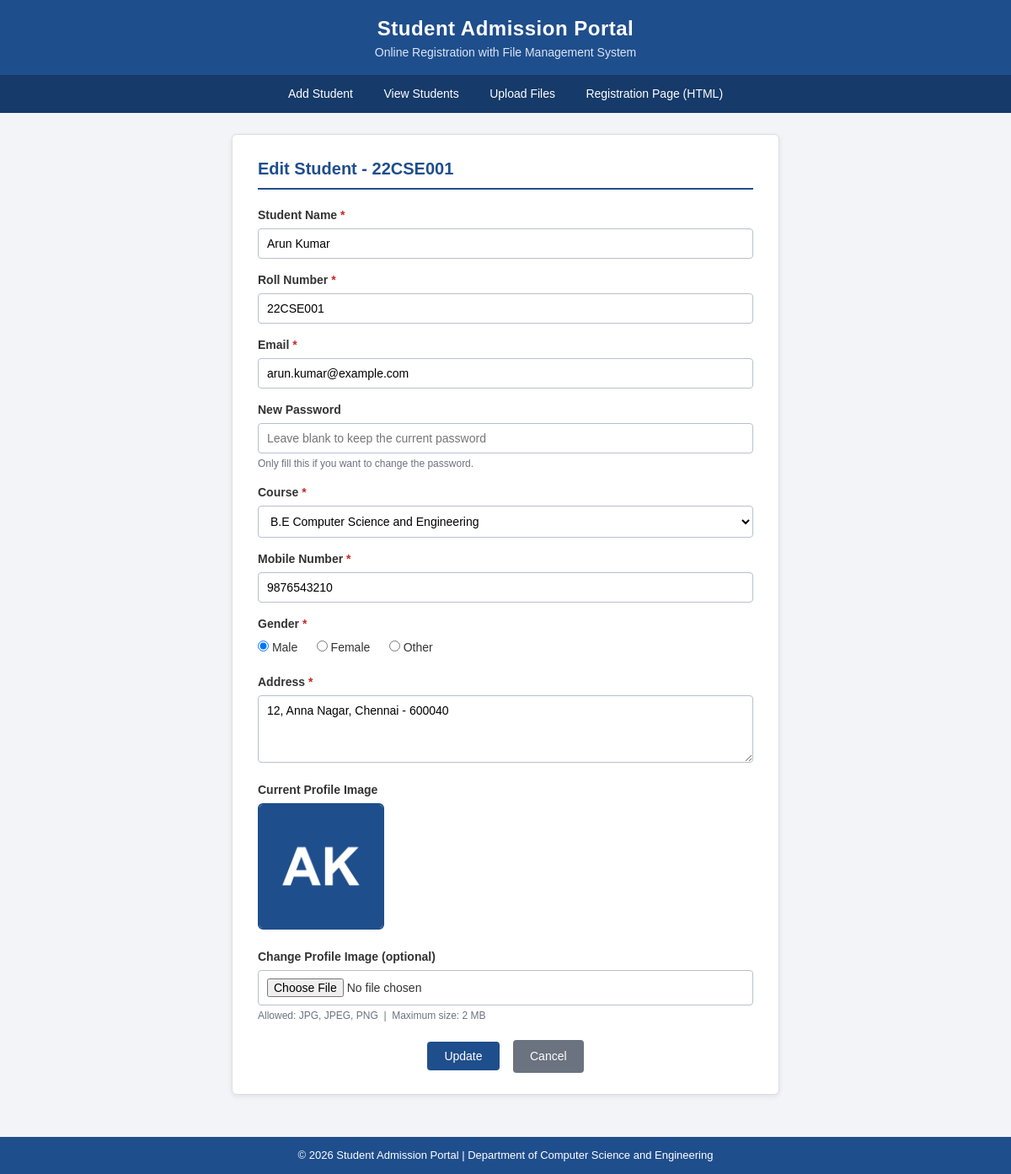
The app's page /PHP/edit_student.php?id=1 with its own data.
### tables this page shows
CREATE TABLE students (
    student_id    INT AUTO_INCREMENT,                  
    name          VARCHAR(100)  NOT NULL,              
    roll_number   VARCHAR(20)   NOT NULL,              
    email         VARCHAR(100)  NOT NULL,              
    password      VARCHAR(255)  NOT NULL,              
    course        VARCHAR(50)   NOT NULL,              
    mobile        CHAR(10)      NOT NULL,              
    gender        ENUM('Male','Female','Other') NOT NULL,
    address       TEXT          NOT NULL,              
    profile_image VARCHAR(255)  DEFAULT NULL,          
    created_at    TIMESTAMP     NOT NULL DEFAULT CURRENT_TIMESTAMP,  

     
    CONSTRAINT pk_students PRIMARY KEY (student_id),

     
    CONSTRAINT uq_students_roll  UNIQUE (roll_number),
    CONSTRAINT uq_students_email UNIQUE (email)
);

### PHP/db.php (called while the page is built, shortened)
<?php
function e($text)
{
    return htmlspecialchars((string)$text, ENT_QUOTES, 'UTF-8');
}

### PHP/edit_student.php (the view, shortened to what this page needs)
<?php
require_once 'db.php';
$id = filter_input(INPUT_GET, 'id', FILTER_VALIDATE_INT);
try {
    $stmt = $conn->prepare('SELECT * FROM students WHERE student_id = ?');
    $stmt->bind_param('i', $id);
    $stmt->execute();
    $student = $stmt->get_result()->fetch_assoc();
} catch (mysqli_sql_exception $ex) {
    set_flash('error', 'Database error: ' . $ex->getMessage());
    redirect('view_students.php');
}
$values = $_SESSION['old_input'] ?? $student;
include 'header.php';
?>
<div class="card form-card">
    <h2>Edit Student - <?php echo e($student['roll_number']); ?></h2>
    <form action="update_student.php" method="post" enctype="multipart/form-data"
          onsubmit="return validateForm('edit')" novalidate>
        <div class="form-group">
            <label for="name">Student Name <span class="required">*</span></label>
            <input type="text" id="name" name="name" maxlength="100" value="<?php echo e($values['name']); ?>">
        </div>
        <div class="form-group">
            <label for="roll_number">Roll Number <span class="required">*</span></label>
            <input type="text" id="roll_number" name="roll_number" maxlength="20" value="<?php echo e($values['roll_number']); ?>">
        </div>
        <div class="form-group">
            <label for="email">Email <span class="required">*</span></label>
            <input type="email" id="email" name="email" maxlength="100" value="<?php echo e($values['email']); ?>">
        </div>
        <div class="form-group">
            <label for="password">New Password</label>
            <input type="password" id="password" name="password" maxlength="50" placeholder="Leave blank to keep the current password">
            <span class="hint">Only fill this if you want to change the password.</span>
        </div>
        <div class="form-group">
            <label for="course">Course <span class="required">*</span></label>
            <select id="course" name="course">
                <?php foreach (COURSES as $course): ?>
                    <option value="<?php echo e($course); ?>" <?php echo ($values['course'] === $course) ? 'selected' : ''; ?>>
                        <?php echo e($course); ?>
                    </option>
                <?php endforeach; ?>
            </select>
        </div>
        <div class="form-group">
            <label for="mobile">Mobile Number <span class="required">*</span></label>
            <input type="text" id="mobile" name="mobile" maxlength="10" value="<?php echo e($values['mobile']); ?>">
        </div>
        <div class="form-group">
            <label>Gender <span class="required">*</span></label>
            <div class="radio-group">
                <?php foreach (GENDERS as $gender): ?>
                    <label>
                        <input type="radio" name="gender" value="<?php echo $gender; ?>"
                            <?php echo ($values['gender'] === $gender) ? 'checked' : ''; ?>>
                        <?php echo $gender; ?>
                    </label>
                <?php endforeach; ?>
            </div>
        </div>
        <div class="form-group">
            <label for="address">Address <span class="required">*</span></label>
            <textarea id="address" name="address" rows="3"><?php echo e($values['address']); ?></textarea>
        </div>
        <div class="form-group">
            <label>Current Profile Image</label>
            <?php if (!empty($student['profile_image']) && is_file(__DIR__ . '/' . $student['profile_image'])): ?>
                <img src="<?php echo e($student['profile_image']); ?>" class="profile-img" alt="Current photo">
            <?php else: ?>
                <span class="no-image large">No Image</span>
            <?php endif; ?>
        </div>
        <div class="form-group">
            <label for="profile_image">Change Profile Image (optional)</label>
            <input type="file" id="profile_image" name="profile_image" accept=".jpg,.jpeg,.png"
                   onchange="previewImage(this, 'imagePreview')">
            <span class="hint">Allowed: JPG, JPEG, PNG &nbsp;|&nbsp; Maximum size: 2 MB</span>
        </div>
        <div class="button-row">
            <input type="submit" class="btn btn-primary" value="Update">
            <a href="student_details.php?id=<?php echo $student['student_id']; ?>" class="btn btn-secondary">Cancel</a>
        </div>
    </form>
</div>
<?php include 'footer.php'; ?>

### Frontend/style.css (style rules this page uses)
* { margin: 0; padding: 0; box-sizing: border-box; }
body { font-family: Arial, Helvetica, sans-serif; background-color: #f2f4f7; color: #333333; line-height: 1.5; min-height: 100vh; display: flex; flex-direction: column; }
a { color: #1f4e8c; }
.card { background-color: #ffffff; border: 1px solid #d9dee5; border-radius: 6px; box-shadow: 0 2px 6px rgba(0, 0, 0, 0.08); padding: 25px 30px; margin: 0 auto 25px auto; }
.form-card { max-width: 650px; }
.card h2 { color: #1f4e8c; font-size: 20px; border-bottom: 2px solid #1f4e8c; padding-bottom: 8px; margin-bottom: 20px; }
.form-group { margin-bottom: 15px; }
.form-group label { display: block; font-weight: bold; font-size: 14px; margin-bottom: 5px; }
.required { color: #c62828; }
.form-group input[type="text"], .form-group input[type="email"], .form-group input[type="password"], .form-group input[type="file"], .form-group select, .form-group textarea { width: 100%; padding: 9px 10px; font-size: 14px; border: 1px solid #b8c0cc; border-radius: 4px; background-color: #ffffff; font-family: inherit; }
.form-group textarea { resize: vertical; min-height: 80px; }
.radio-group label { display: inline-block; font-weight: normal; margin-right: 18px; }
.hint { display: block; font-size: 12px; color: #6b7280; margin-top: 3px; }
.btn { display: inline-block; padding: 9px 20px; font-size: 14px; border: none; border-radius: 4px; cursor: pointer; text-decoration: none; color: #ffffff; font-family: inherit; }
.btn-primary { background-color: #1f4e8c; }
.btn-secondary { background-color: #6b7280; }
.button-row { text-align: center; margin-top: 20px; }
.button-row .btn { margin: 0 6px; }
.profile-img { width: 150px; height: 150px; object-fit: cover; border-radius: 6px; border: 2px solid #1f4e8c; }

### records on screen
students: roll_number "22CSE001", name "Arun Kumar", email "arun.kumar@example.com", mobile "9876543210", gender "☑ Male", gender "☐ Female", gender "☐ Other", address "12, Anna Nagar, Chennai - 600040", profile_image (picture)

### other values on screen
$gender "Male"
$gender "Female"
$gender "Other"
form field course "B.E Computer Science and Engineering"
